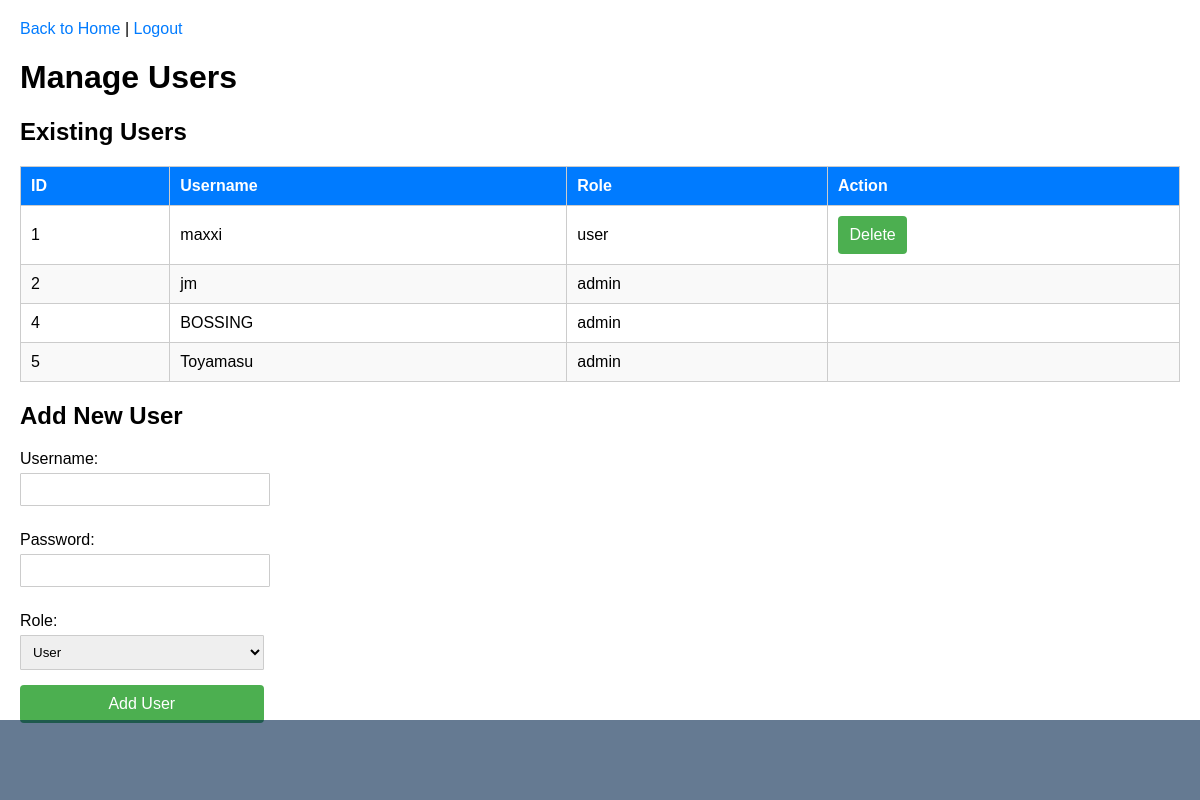
Page /manage_users (signed in) on the earlier database version.
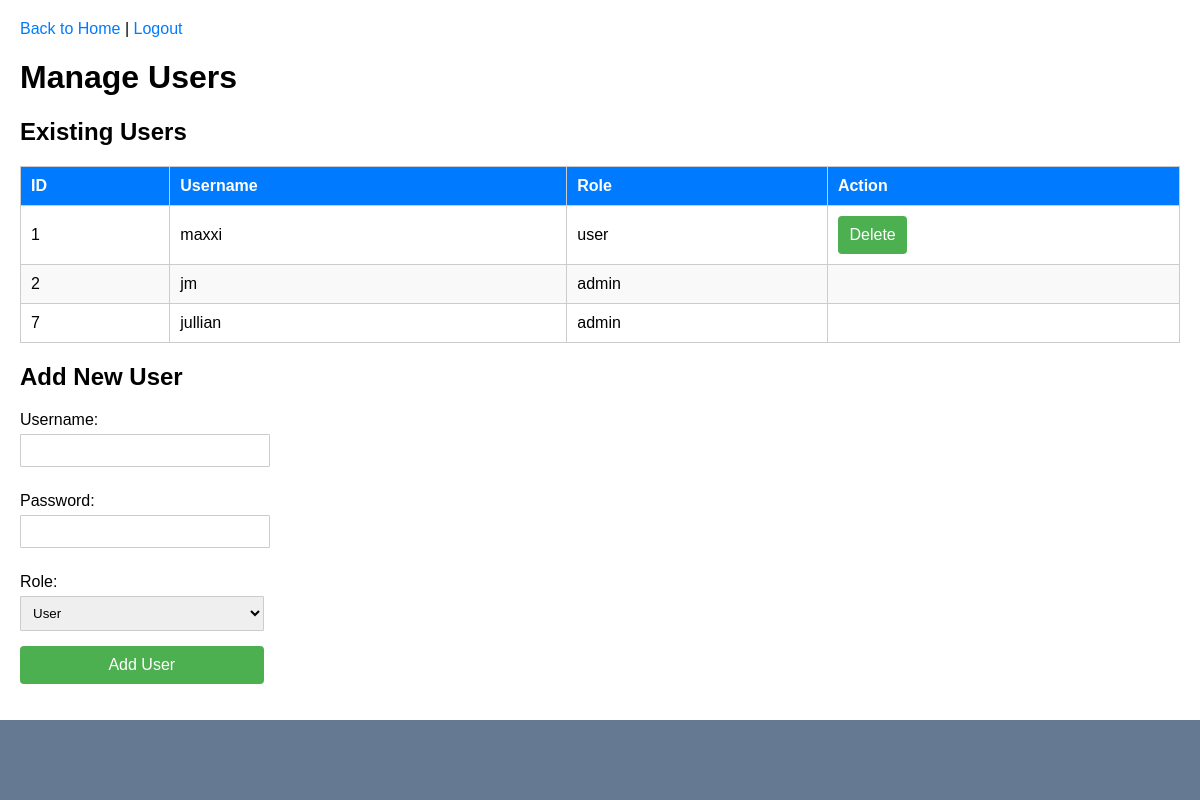
Same page on the later database version.
### app.py (models this page shows)
class Account(UserMixin, db.Model):
    id = db.Column(db.Integer, primary_key=True)
    username = db.Column(db.String(50), unique=True, nullable=False)
    password = db.Column(db.String(100), nullable=False)
    role = db.Column(db.String(10), nullable=False)

### app.py (the view)
@app.route('/manage_users', methods=['GET'])
@login_required
def manage_users():
    if current_user.role != 'admin':
        flash('You are not authorized to manage users.', 'danger')
        return redirect(url_for('home_screen'))
    users = Account.query.all()
    return render_template('manage_users.html', users=users)

### app.py (called while the page is built)
@login_manager.user_loader
def load_user(user_id):
    return Account.query.get(int(user_id))

@app.before_request
def restrict_access():
    if current_user.is_authenticated:
        restricted_routes = {
            'admin': [],
            'user': ['manage_users'],
        }
        if current_user.role not in restricted_routes:
            return
        if request.endpoint in restricted_routes.get(current_user.role, []):
            flash('You are not authorized to access this page.', 'danger')
            return redirect(url_for('home_screen'))

### templates/manage_users.html (shortened to what this page needs)
<!DOCTYPE html>
<html lang="en">
<head>
</head>
<body>
    <div class="header">
        <a href="{{ url_for('home_screen') }}">Back to Home</a> |
        <a href="{{ url_for('logout') }}">Logout</a>
    </div>
    <h1>Manage Users</h1>
    <h2>Existing Users</h2>
    <table>
        <thead>
            <tr>
                <th>ID</th>
                <th>Username</th>
                <th>Role</th>
                <th>Action</th>
            </tr>
        </thead>
        <tbody>
            {% for user in users %}
            <tr>
                <td>{{ user.id }}</td>
                <td>{{ user.username }}</td>
                <td>{{ user.role }}</td>
                <td>
                    {% if user.role != 'admin' %}
                    <form action="{{ url_for('delete_user', user_id=user.id) }}" method="POST" style="display:inline;">
                        <button type="submit" onclick="return confirm('Are you sure you want to delete this user?');">Delete</button>
                    </form>
                    {% endif %}
                </td>
            </tr>
            {% endfor %}
        </tbody>
    </table>
    <div class="form-container">
        <h2>Add New User</h2>
        <form action="{{ url_for('add_user') }}" method="POST">
            <label for="username">Username:</label>
            <input type="text" id="username" name="username" required><br>
            <label for="password">Password:</label>
            <input type="password" id="password" name="password" required><br>
            <label for="role">Role:</label>
            <select id="role" name="role" required>
                <option value="user">User</option>
            </select><br>
            <button type="submit">Add User</button>
        </form>
    </div>
    <div class="design"></div>
</body>
</html>

### templates/manage_users.html (style rules this page uses)
body { font-family: 'Trebuchet MS', 'Lucida Sans Unicode', 'Lucida Grande', 'Lucida Sans', Arial, sans-serif; margin: 20px; }
.header { margin-bottom: 20px; }
a { text-decoration: none; color: #007BFF; }
button { width: 21%; padding: 10px; background-color: #4CAF50; color: white; border: none; border-radius: 4px; cursor: pointer; font-size: 16px; }
label { display: block; margin: 10px 0 5px; }
input[type="text"] { width: 20%; padding: 8px; margin-bottom: 15px; border: 1px solid #ccc; border-radius: 1px; }
input[type="password"] { width: 20%; padding: 8px; margin-bottom: 15px; border: 1px solid #ccc; border-radius: 1px; }
select { width: 21%; padding: 8px; margin-bottom: 15px; border: 1px solid #ccc; border-radius: 1px; }
table { width: 100%; border-collapse: collapse; margin-top: 20px; }
th, td { border: 1px solid #ccc; padding: 10px; text-align: left; }
th { background-color: #007BFF; color: white; }
tr:nth-child(even) { background-color: #f9f9f9; }
.design { display: flex; justify-content: center; align-items: center; height: 80px; background-color: #00244b9a; position: fixed; bottom: 0; left: 0; width: 100%; margin: 0; padding: 0; z-index: 1000; }

Differences in the rows shown:
removed Account: id "4", username "BOSSING", role "admin"
removed Account: id "5", username "Toyamasu", role "admin"
added Account: id "7", username "jullian", role "admin"
